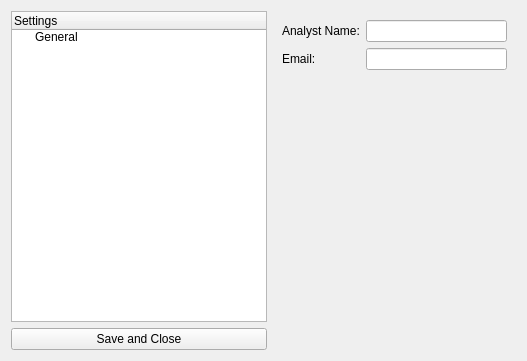
<?xml version="1.0" encoding="UTF-8"?>
<ui version="4.0">
 <class>Dialog</class>
 <widget class="QDialog" name="Dialog">
  <property name="geometry">
   <rect>
    <x>0</x>
    <y>0</y>
    <width>527</width>
    <height>361</height>
   </rect>
  </property>
  <property name="windowTitle">
   <string>Settings</string>
  </property>
  <layout class="QHBoxLayout" name="horizontalLayout" stretch="0,1">
   <item>
    <layout class="QVBoxLayout" name="verticalLayout">
     <item>
      <widget class="QTreeWidget" name="settingsTree">
       <property name="itemsExpandable">
        <bool>true</bool>
       </property>
       <column>
        <property name="text">
         <string>Settings</string>
        </property>
       </column>
       <item>
        <property name="text">
         <string>General</string>
        </property>
        <property name="flags">
         <set>ItemIsDragEnabled|ItemIsUserCheckable|ItemIsEnabled</set>
        </property>
       </item>
      </widget>
     </item>
     <item>
      <widget class="QPushButton" name="saveBtn">
       <property name="focusPolicy">
        <enum>Qt::NoFocus</enum>
       </property>
       <property name="text">
        <string>Save and Close</string>
       </property>
      </widget>
     </item>
    </layout>
   </item>
   <item>
    <widget class="QStackedWidget" name="settingsWidgets">
     <property name="currentIndex">
      <number>0</number>
     </property>
     <widget class="QWidget" name="General">
      <layout class="QVBoxLayout" name="verticalLayout_4">
       <item>
        <layout class="QHBoxLayout" name="horizontalLayout_2">
         <item>
          <layout class="QVBoxLayout" name="verticalLayout_2">
           <item>
            <widget class="QLabel" name="label">
             <property name="text">
              <string>Analyst Name:</string>
             </property>
            </widget>
           </item>
           <item>
            <widget class="QLabel" name="label_2">
             <property name="text">
              <string>Email:</string>
             </property>
            </widget>
           </item>
          </layout>
         </item>
         <item>
          <layout class="QVBoxLayout" name="verticalLayout_3">
           <item>
            <widget class="QLineEdit" name="generalNameEdit"/>
           </item>
           <item>
            <widget class="QLineEdit" name="generalEmail"/>
           </item>
          </layout>
         </item>
        </layout>
       </item>
       <item>
        <spacer name="verticalSpacer">
         <property name="orientation">
          <enum>Qt::Vertical</enum>
         </property>
         <property name="sizeHint" stdset="0">
          <size>
           <width>20</width>
           <height>266</height>
          </size>
         </property>
        </spacer>
       </item>
      </layout>
     </widget>
    </widget>
   </item>
  </layout>
 </widget>
 <resources/>
 <connections>
  <connection>
   <sender>generalNameEdit</sender>
   <signal>returnPressed()</signal>
   <receiver>Dialog</receiver>
   <slot>setFocus()</slot>
   <hints>
    <hint type="sourcelabel">
     <x>393</x>
     <y>29</y>
    </hint>
    <hint type="destinationlabel">
     <x>271</x>
     <y>88</y>
    </hint>
   </hints>
  </connection>
  <connection>
   <sender>generalEmail</sender>
   <signal>returnPressed()</signal>
   <receiver>Dialog</receiver>
   <slot>setFocus()</slot>
   <hints>
    <hint type="sourcelabel">
     <x>376</x>
     <y>51</y>
    </hint>
    <hint type="destinationlabel">
     <x>267</x>
     <y>143</y>
    </hint>
   </hints>
  </connection>
 </connections>
</ui>
